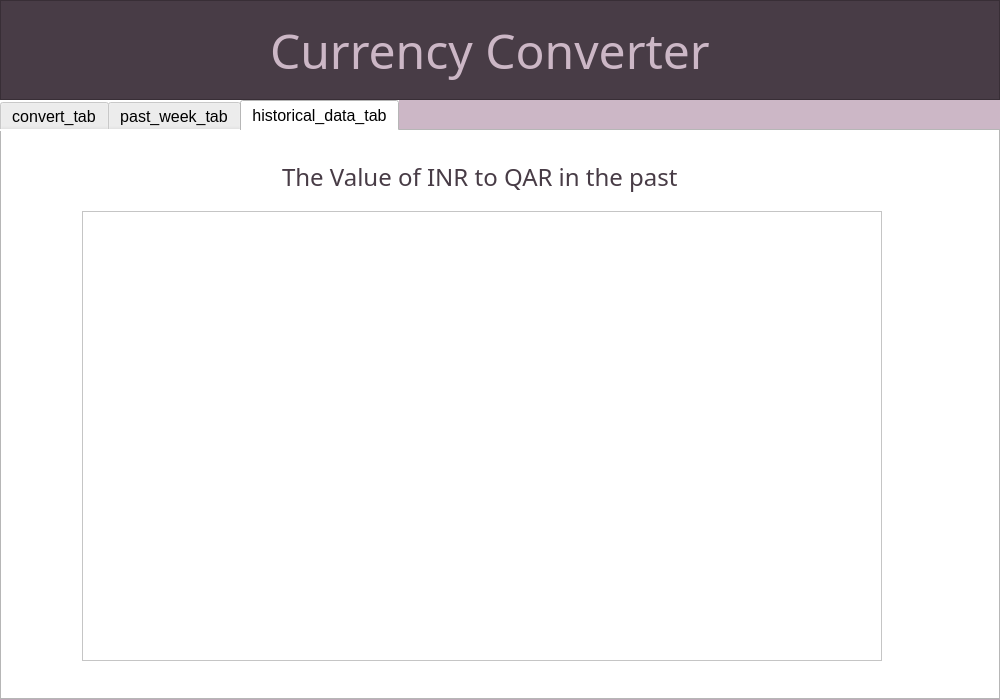
<?xml version="1.0" encoding="UTF-8"?>
<ui version="4.0">
 <class>Dialog</class>
 <widget class="QDialog" name="Dialog">
  <property name="geometry">
   <rect>
    <x>0</x>
    <y>0</y>
    <width>1000</width>
    <height>700</height>
   </rect>
  </property>
  <property name="windowTitle">
   <string>Dialog</string>
  </property>
  <property name="styleSheet">
   <string notr="true">background-color: rgb(204, 183, 198);</string>
  </property>
  <widget class="QTabWidget" name="Navigation_tab">
   <property name="geometry">
    <rect>
     <x>0</x>
     <y>100</y>
     <width>1000</width>
     <height>600</height>
    </rect>
   </property>
   <property name="font">
    <font>
     <family>Segoe UI</family>
     <pointsize>12</pointsize>
    </font>
   </property>
   <property name="focusPolicy">
    <enum>Qt::TabFocus</enum>
   </property>
   <property name="layoutDirection">
    <enum>Qt::LeftToRight</enum>
   </property>
   <property name="autoFillBackground">
    <bool>false</bool>
   </property>
   <property name="styleSheet">
    <string notr="true">background-color: white;</string>
   </property>
   <property name="tabPosition">
    <enum>QTabWidget::North</enum>
   </property>
   <property name="tabShape">
    <enum>QTabWidget::Rounded</enum>
   </property>
   <property name="currentIndex">
    <number>2</number>
   </property>
   <widget class="QWidget" name="tab">
    <attribute name="title">
     <string>convert_tab</string>
    </attribute>
    <widget class="QComboBox" name="curncy_7_combo_box">
     <property name="geometry">
      <rect>
       <x>240</x>
       <y>370</y>
       <width>71</width>
       <height>31</height>
      </rect>
     </property>
    </widget>
    <widget class="QLabel" name="curncy_4_value_lbl">
     <property name="geometry">
      <rect>
       <x>680</x>
       <y>270</y>
       <width>111</width>
       <height>31</height>
      </rect>
     </property>
     <property name="font">
      <font>
       <family>Arvo</family>
       <pointsize>18</pointsize>
      </font>
     </property>
     <property name="styleSheet">
      <string notr="true">color:rgb(72, 60, 70);</string>
     </property>
     <property name="text">
      <string>9999.99</string>
     </property>
    </widget>
    <widget class="QComboBox" name="curncy_4_combo_box">
     <property name="geometry">
      <rect>
       <x>580</x>
       <y>270</y>
       <width>71</width>
       <height>31</height>
      </rect>
     </property>
    </widget>
    <widget class="QComboBox" name="curncy_2_combo_box">
     <property name="geometry">
      <rect>
       <x>550</x>
       <y>140</y>
       <width>71</width>
       <height>31</height>
      </rect>
     </property>
    </widget>
    <widget class="QDateEdit" name="date_edit">
     <property name="geometry">
      <rect>
       <x>480</x>
       <y>470</y>
       <width>191</width>
       <height>31</height>
      </rect>
     </property>
     <property name="font">
      <font>
       <family>Arvo</family>
       <pointsize>16</pointsize>
      </font>
     </property>
     <property name="styleSheet">
      <string notr="true">color:rgb(72, 60, 70);</string>
     </property>
    </widget>
    <widget class="QLabel" name="curncy_6_value_lbl">
     <property name="geometry">
      <rect>
       <x>680</x>
       <y>320</y>
       <width>111</width>
       <height>31</height>
      </rect>
     </property>
     <property name="font">
      <font>
       <family>Arvo</family>
       <pointsize>18</pointsize>
      </font>
     </property>
     <property name="styleSheet">
      <string notr="true">color:rgb(72, 60, 70);</string>
     </property>
     <property name="text">
      <string>9999.99</string>
     </property>
    </widget>
    <widget class="QLabel" name="curncy_5_value_lbl">
     <property name="geometry">
      <rect>
       <x>340</x>
       <y>320</y>
       <width>111</width>
       <height>31</height>
      </rect>
     </property>
     <property name="font">
      <font>
       <family>Arvo</family>
       <pointsize>18</pointsize>
      </font>
     </property>
     <property name="styleSheet">
      <string notr="true">color:rgb(72, 60, 70);</string>
     </property>
     <property name="text">
      <string>9999.99</string>
     </property>
    </widget>
    <widget class="QLabel" name="curncy_8_value_lbl">
     <property name="geometry">
      <rect>
       <x>680</x>
       <y>370</y>
       <width>111</width>
       <height>31</height>
      </rect>
     </property>
     <property name="font">
      <font>
       <family>Arvo</family>
       <pointsize>18</pointsize>
      </font>
     </property>
     <property name="styleSheet">
      <string notr="true">color:rgb(72, 60, 70);</string>
     </property>
     <property name="text">
      <string>9999.99</string>
     </property>
    </widget>
    <widget class="QComboBox" name="curncy_1_combo_box">
     <property name="geometry">
      <rect>
       <x>150</x>
       <y>140</y>
       <width>71</width>
       <height>31</height>
      </rect>
     </property>
    </widget>
    <widget class="QComboBox" name="curncy_5_combo_box">
     <property name="geometry">
      <rect>
       <x>240</x>
       <y>320</y>
       <width>71</width>
       <height>31</height>
      </rect>
     </property>
    </widget>
    <widget class="QLabel" name="curncy_7_value_lbl">
     <property name="geometry">
      <rect>
       <x>340</x>
       <y>370</y>
       <width>111</width>
       <height>31</height>
      </rect>
     </property>
     <property name="font">
      <font>
       <family>Arvo</family>
       <pointsize>18</pointsize>
      </font>
     </property>
     <property name="styleSheet">
      <string notr="true">color:rgb(72, 60, 70);</string>
     </property>
     <property name="text">
      <string>9999.99</string>
     </property>
    </widget>
    <widget class="QComboBox" name="curncy_8_combo_box">
     <property name="geometry">
      <rect>
       <x>580</x>
       <y>370</y>
       <width>71</width>
       <height>31</height>
      </rect>
     </property>
    </widget>
    <widget class="QLabel" name="date_label">
     <property name="geometry">
      <rect>
       <x>330</x>
       <y>470</y>
       <width>111</width>
       <height>31</height>
      </rect>
     </property>
     <property name="font">
      <font>
       <family>Arvo</family>
       <pointsize>18</pointsize>
      </font>
     </property>
     <property name="styleSheet">
      <string notr="true">color:rgb(72, 60, 70);</string>
     </property>
     <property name="text">
      <string>On Date</string>
     </property>
    </widget>
    <widget class="QLabel" name="curncy_3_value_lbl">
     <property name="geometry">
      <rect>
       <x>340</x>
       <y>270</y>
       <width>111</width>
       <height>31</height>
      </rect>
     </property>
     <property name="font">
      <font>
       <family>Arvo</family>
       <pointsize>18</pointsize>
      </font>
     </property>
     <property name="styleSheet">
      <string notr="true">color:rgb(72, 60, 70);</string>
     </property>
     <property name="text">
      <string>9999.99</string>
     </property>
    </widget>
    <widget class="QTextEdit" name="curncy_1_text_edit">
     <property name="geometry">
      <rect>
       <x>270</x>
       <y>140</y>
       <width>191</width>
       <height>31</height>
      </rect>
     </property>
     <property name="font">
      <font>
       <family>Arvo</family>
       <pointsize>16</pointsize>
      </font>
     </property>
    </widget>
    <widget class="QComboBox" name="curncy_3_combo_box">
     <property name="geometry">
      <rect>
       <x>240</x>
       <y>270</y>
       <width>71</width>
       <height>31</height>
      </rect>
     </property>
    </widget>
    <widget class="QComboBox" name="curncy_6_combo_box">
     <property name="geometry">
      <rect>
       <x>580</x>
       <y>320</y>
       <width>71</width>
       <height>31</height>
      </rect>
     </property>
    </widget>
    <widget class="QLabel" name="label_10">
     <property name="geometry">
      <rect>
       <x>280</x>
       <y>30</y>
       <width>501</width>
       <height>31</height>
      </rect>
     </property>
     <property name="font">
      <font>
       <family>Arvo</family>
       <pointsize>18</pointsize>
      </font>
     </property>
     <property name="styleSheet">
      <string notr="true">color:rgb(72, 60, 70);</string>
     </property>
     <property name="text">
      <string>Find out Exchange Rates on Any Date</string>
     </property>
    </widget>
    <widget class="QTextEdit" name="curncy_2_text_edit">
     <property name="geometry">
      <rect>
       <x>670</x>
       <y>140</y>
       <width>191</width>
       <height>31</height>
      </rect>
     </property>
     <property name="font">
      <font>
       <family>Arvo</family>
       <pointsize>16</pointsize>
      </font>
     </property>
    </widget>
    <widget class="QPushButton" name="convert_btn">
     <property name="geometry">
      <rect>
       <x>350</x>
       <y>520</y>
       <width>311</width>
       <height>31</height>
      </rect>
     </property>
     <property name="font">
      <font>
       <family>Arvo</family>
       <pointsize>16</pointsize>
      </font>
     </property>
     <property name="autoFillBackground">
      <bool>false</bool>
     </property>
     <property name="styleSheet">
      <string notr="true">background-color:rgb(218, 203, 212);color:black;</string>
     </property>
     <property name="text">
      <string>Convert for this Date</string>
     </property>
    </widget>
   </widget>
   <widget class="QWidget" name="tab_2">
    <attribute name="title">
     <string>past_week_tab</string>
    </attribute>
    <widget class="QLabel" name="week_text_lbl">
     <property name="geometry">
      <rect>
       <x>230</x>
       <y>20</y>
       <width>501</width>
       <height>31</height>
      </rect>
     </property>
     <property name="font">
      <font>
       <family>Arvo</family>
       <pointsize>18</pointsize>
      </font>
     </property>
     <property name="styleSheet">
      <string notr="true">color:rgb(72, 60, 70);</string>
     </property>
     <property name="text">
      <string>The Value of INR to QAR in the past week</string>
     </property>
    </widget>
    <widget class="QFrame" name="week_graph_frame">
     <property name="geometry">
      <rect>
       <x>80</x>
       <y>80</y>
       <width>800</width>
       <height>450</height>
      </rect>
     </property>
     <property name="frameShape">
      <enum>QFrame::StyledPanel</enum>
     </property>
     <property name="frameShadow">
      <enum>QFrame::Raised</enum>
     </property>
    </widget>
   </widget>
   <widget class="QWidget" name="tab_3">
    <attribute name="title">
     <string>historical_data_tab</string>
    </attribute>
    <widget class="QLabel" name="historical_text_lbl">
     <property name="geometry">
      <rect>
       <x>280</x>
       <y>30</y>
       <width>441</width>
       <height>31</height>
      </rect>
     </property>
     <property name="font">
      <font>
       <family>Arvo</family>
       <pointsize>18</pointsize>
      </font>
     </property>
     <property name="styleSheet">
      <string notr="true">color:rgb(72, 60, 70);</string>
     </property>
     <property name="text">
      <string>The Value of INR to QAR in the past</string>
     </property>
    </widget>
    <widget class="QFrame" name="historical_graph_frame">
     <property name="geometry">
      <rect>
       <x>80</x>
       <y>80</y>
       <width>800</width>
       <height>450</height>
      </rect>
     </property>
     <property name="frameShape">
      <enum>QFrame::StyledPanel</enum>
     </property>
     <property name="frameShadow">
      <enum>QFrame::Raised</enum>
     </property>
    </widget>
   </widget>
  </widget>
  <widget class="QFrame" name="Title_frame">
   <property name="geometry">
    <rect>
     <x>0</x>
     <y>0</y>
     <width>1000</width>
     <height>100</height>
    </rect>
   </property>
   <property name="styleSheet">
    <string notr="true">background-color: rgb(72, 60, 70);</string>
   </property>
   <property name="frameShape">
    <enum>QFrame::StyledPanel</enum>
   </property>
   <property name="frameShadow">
    <enum>QFrame::Raised</enum>
   </property>
   <widget class="QLabel" name="label_11">
    <property name="geometry">
     <rect>
      <x>270</x>
      <y>10</y>
      <width>501</width>
      <height>81</height>
     </rect>
    </property>
    <property name="font">
     <font>
      <family>Arvo</family>
      <pointsize>36</pointsize>
     </font>
    </property>
    <property name="styleSheet">
     <string notr="true">color:rgb(204, 183, 198);</string>
    </property>
    <property name="text">
     <string>Currency Converter</string>
    </property>
   </widget>
  </widget>
 </widget>
 <resources/>
 <connections/>
</ui>
